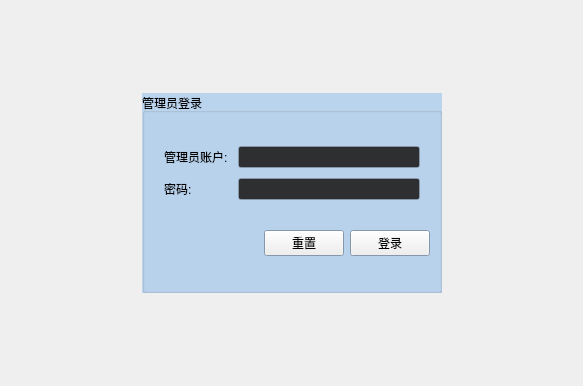
<?xml version="1.0" encoding="UTF-8"?>
<ui version="4.0">
 <class>AdminLogin</class>
 <widget class="QWidget" name="AdminLogin">
  <property name="geometry">
   <rect>
    <x>0</x>
    <y>0</y>
    <width>583</width>
    <height>386</height>
   </rect>
  </property>
  <property name="windowTitle">
   <string>Form</string>
  </property>
  <layout class="QGridLayout" name="gridLayout_2">
   <item row="0" column="1">
    <spacer name="verticalSpacer">
     <property name="orientation">
      <enum>Qt::Vertical</enum>
     </property>
     <property name="sizeHint" stdset="0">
      <size>
       <width>20</width>
       <height>75</height>
      </size>
     </property>
    </spacer>
   </item>
   <item row="1" column="0">
    <spacer name="horizontalSpacer_2">
     <property name="orientation">
      <enum>Qt::Horizontal</enum>
     </property>
     <property name="sizeHint" stdset="0">
      <size>
       <width>124</width>
       <height>20</height>
      </size>
     </property>
    </spacer>
   </item>
   <item row="1" column="1">
    <widget class="QGroupBox" name="groupBox">
     <property name="minimumSize">
      <size>
       <width>300</width>
       <height>200</height>
      </size>
     </property>
     <property name="maximumSize">
      <size>
       <width>300</width>
       <height>200</height>
      </size>
     </property>
     <property name="palette">
      <palette>
       <active>
        <colorrole role="Base">
         <brush brushstyle="SolidPattern">
          <color alpha="255">
           <red>46</red>
           <green>47</green>
           <blue>48</blue>
          </color>
         </brush>
        </colorrole>
        <colorrole role="Window">
         <brush brushstyle="SolidPattern">
          <color alpha="255">
           <red>187</red>
           <green>212</green>
           <blue>238</blue>
          </color>
         </brush>
        </colorrole>
       </active>
       <inactive>
        <colorrole role="Base">
         <brush brushstyle="SolidPattern">
          <color alpha="255">
           <red>46</red>
           <green>47</green>
           <blue>48</blue>
          </color>
         </brush>
        </colorrole>
        <colorrole role="Window">
         <brush brushstyle="SolidPattern">
          <color alpha="255">
           <red>187</red>
           <green>212</green>
           <blue>238</blue>
          </color>
         </brush>
        </colorrole>
       </inactive>
       <disabled>
        <colorrole role="Base">
         <brush brushstyle="SolidPattern">
          <color alpha="255">
           <red>187</red>
           <green>212</green>
           <blue>238</blue>
          </color>
         </brush>
        </colorrole>
        <colorrole role="Window">
         <brush brushstyle="SolidPattern">
          <color alpha="255">
           <red>187</red>
           <green>212</green>
           <blue>238</blue>
          </color>
         </brush>
        </colorrole>
       </disabled>
      </palette>
     </property>
     <property name="autoFillBackground">
      <bool>true</bool>
     </property>
     <property name="title">
      <string>管理员登录</string>
     </property>
     <layout class="QVBoxLayout" name="verticalLayout">
      <item>
       <layout class="QGridLayout" name="gridLayout">
        <property name="sizeConstraint">
         <enum>QLayout::SetDefaultConstraint</enum>
        </property>
        <property name="leftMargin">
         <number>10</number>
        </property>
        <property name="rightMargin">
         <number>10</number>
        </property>
        <property name="spacing">
         <number>10</number>
        </property>
        <item row="0" column="1">
         <widget class="QLineEdit" name="userEdit">
          <property name="maxLength">
           <number>10</number>
          </property>
         </widget>
        </item>
        <item row="1" column="1">
         <widget class="QLineEdit" name="pswEdit">
          <property name="maxLength">
           <number>20</number>
          </property>
          <property name="echoMode">
           <enum>QLineEdit::Password</enum>
          </property>
         </widget>
        </item>
        <item row="0" column="0">
         <widget class="QLabel" name="label">
          <property name="text">
           <string>管理员账户:</string>
          </property>
         </widget>
        </item>
        <item row="1" column="0">
         <widget class="QLabel" name="label_2">
          <property name="text">
           <string>密码:</string>
          </property>
         </widget>
        </item>
       </layout>
      </item>
      <item>
       <layout class="QHBoxLayout" name="horizontalLayout">
        <property name="sizeConstraint">
         <enum>QLayout::SetDefaultConstraint</enum>
        </property>
        <item>
         <spacer name="horizontalSpacer">
          <property name="orientation">
           <enum>Qt::Horizontal</enum>
          </property>
          <property name="sizeHint" stdset="0">
           <size>
            <width>40</width>
            <height>20</height>
           </size>
          </property>
         </spacer>
        </item>
        <item>
         <widget class="QPushButton" name="resetBtn">
          <property name="text">
           <string>重置</string>
          </property>
         </widget>
        </item>
        <item>
         <widget class="QPushButton" name="loginBtn">
          <property name="text">
           <string>登录</string>
          </property>
         </widget>
        </item>
       </layout>
      </item>
     </layout>
    </widget>
   </item>
   <item row="1" column="2">
    <spacer name="horizontalSpacer_3">
     <property name="orientation">
      <enum>Qt::Horizontal</enum>
     </property>
     <property name="sizeHint" stdset="0">
      <size>
       <width>123</width>
       <height>20</height>
      </size>
     </property>
    </spacer>
   </item>
   <item row="2" column="1">
    <spacer name="verticalSpacer_2">
     <property name="orientation">
      <enum>Qt::Vertical</enum>
     </property>
     <property name="sizeHint" stdset="0">
      <size>
       <width>20</width>
       <height>75</height>
      </size>
     </property>
    </spacer>
   </item>
  </layout>
 </widget>
 <resources/>
 <connections/>
</ui>
